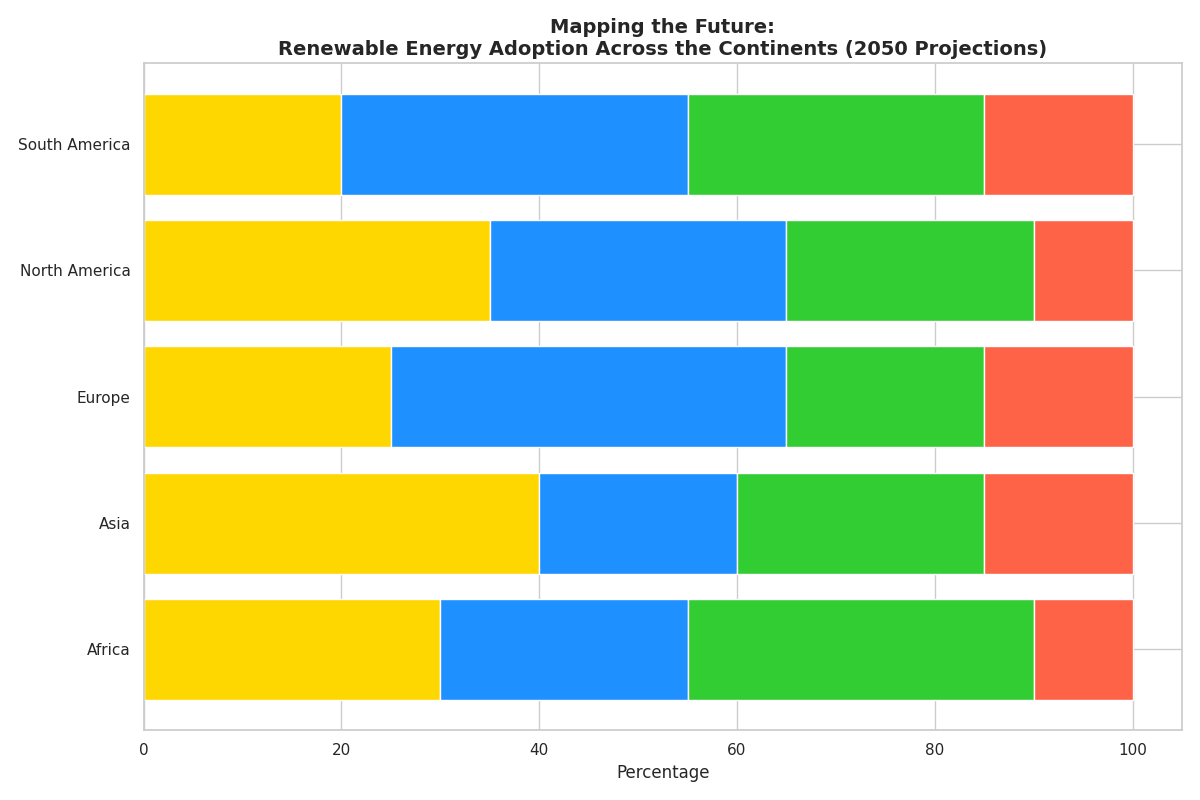

Recreate this plot in Python.
import numpy as np
import matplotlib.pyplot as plt

continents = ['Africa', 'Asia', 'Europe', 'North America', 'South America']
energy_types = ['Solar', 'Wind', 'Hydro', 'Bioenergy']

energy_percentages = np.array([
    [30, 25, 35, 10],  # Africa
    [40, 20, 25, 15],  # Asia
    [25, 40, 20, 15],  # Europe
    [35, 30, 25, 10],  # North America
    [20, 35, 30, 15]   # South America
])

colors = ['#FFD700', '#1E90FF', '#32CD32', '#FF6347']

fig, ax = plt.subplots(figsize=(12, 8))

for i, continent in enumerate(continents):
    bottom = 0
    for j, energy_type in enumerate(energy_types):
        ax.barh(continent, energy_percentages[i][j], left=bottom, color=colors[j])
        bottom += energy_percentages[i][j]

ax.set_xlabel('Percentage')
ax.set_title('Mapping the Future:\nRenewable Energy Adoption Across the Continents (2050 Projections)', fontsize=14, fontweight='bold')

plt.tight_layout()

plt.show()
